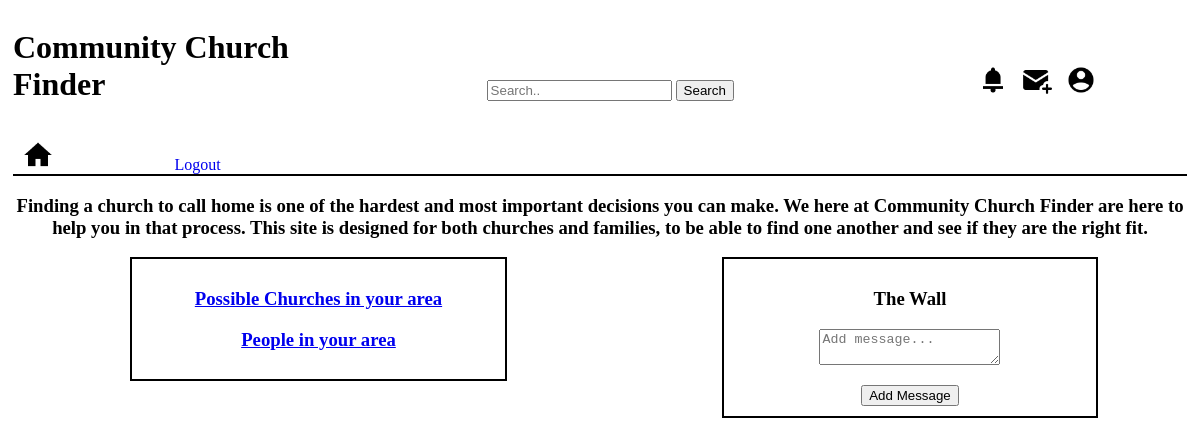
The page /church_home_page on the database as committed earlier.
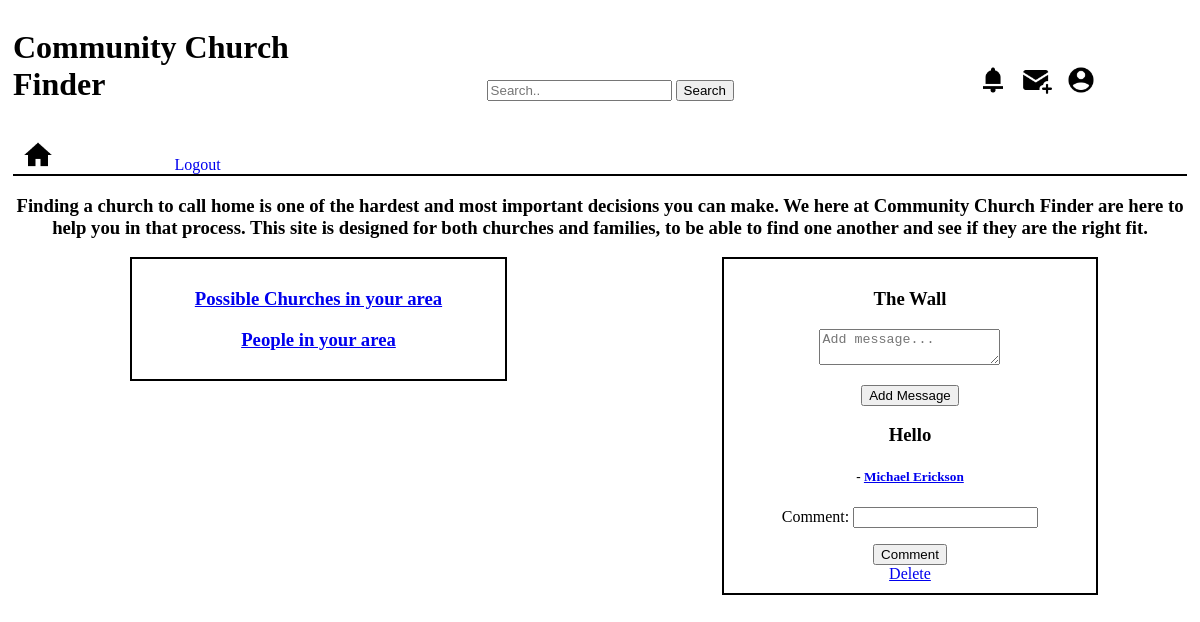
The same page on the database as committed later.
### church_app/models.py (models this page shows)
class UserMessage(models.Model):
    message=models.TextField()
    user= models.ForeignKey(User, related_name='user_message', on_delete=models.CASCADE)
    created_at=models.DateTimeField(auto_now_add=True)
    updated_at=models.DateTimeField(auto_now=True)

class User(models.Model):
    first_name=models.CharField(max_length=255)
    last_name=models.CharField(max_length=255)
    email=models.CharField(max_length=255)
    password=models.CharField(max_length=255)
    age=models.CharField(max_length=20)
    user_address=models.CharField(max_length=255)
    user_city=models.CharField(max_length=255)
    user_state=models.CharField(max_length=2)
    user_email=models.CharField(max_length=255)
    user_facebook=models.CharField(max_length=255)
    user_instagram=models.CharField(max_length=255)
    adults=models.CharField(max_length=255)
    teens=models.CharField(max_length=255)
    kids=models.CharField(max_length=255)
    user_phone=models.CharField(max_length=255)
    denomination=models.CharField(max_length=255)
    church_size=models.CharField(max_length=255)
    student_programs=models.CharField(max_length=255)
    small_groups=models.CharField(max_length=255)
    user_info_other=models.TextField()
    created_at=models.DateTimeField(auto_now_add=True)
    updated_at=models.DateTimeField(auto_now=True)
    objects=UserManager()

### church_app/views.py (the view)
# urls.py: path('church_home_page', views.home_page),
def home_page(request):
    context={
        'all_churches': Church.objects.all(),
        'all_users':User.objects.all(),
        'all_user_messages': UserMessage.objects.all(),
        'all_church_messages': ChurchMessage.objects.all(),
    }
    return render(request, "home_page.html", context)

### church_app/templates/home_page.html (shortened to what this page needs)
<!DOCTYPE html>
<html lang="en">
<head>
    {% load static %}
    <link rel="stylesheet" href="{% static 'home_page.css' %}">
</head>
<body>
<div id="wrapper">
    <div id="top">
        <h1>Community Church Finder</h1>
        <div class="search-container">
            <form action="/action_page.php">
              <input type="text" placeholder="Search.." name="search">
              <button type="submit">Search</button>
            </form>
          </div>
        <img id="nav_icons" src="{% static '/bell.png' %}" alt="notifications">
        <img id="nav_icons" src="{% static '/message.png' %}" alt="messages">
        <a href="/user_profile/{{request.session.user_id}}"><img id="nav_icons" src="{% static '/profile.png' %}" alt="profile"></a>
        <a class="profile" href="/user_home_page"><img id="nav_icons" src="{% static '/home.png' %}" alt="profile"></a>
        <a href="/logout">Logout</a>
    </div>
    <h3>Finding a church to call home is one of the hardest and most important decisions you can make. We here at Community Church Finder are here to help you in that process. This site is designed for both churches and families, to be able to find one another and see if they are the right fit.</h3>
    <div id="top_left">
        <h3><a href="/area_churches">Possible Churches in your area</a></h3>
        <h3><a href="/local_people">People in your area</a></h3>
    </div>
    <div id="top_right">
        <h3>The Wall</h3>
        <form action="/add_message" method="post">
        <p id="add_message"><textarea type="text" name="message" placeholder="Add message..."></textarea></p>
        <input id="submit" type="submit" value="Add Message">
        </form>
        {% for messages in all_user_messages %}
        <div id="messages">
                <h3>{{messages.message}}</h3>
                <h5>- <a href="/user_profile/{{messages.user.id}}">{{messages.user.first_name}} {{messages.user.last_name}}</a></h5>
        </div>
        <div id="comment">
            <form action="/user_add_comment/{{messages.id}}" method="post">
            <p>Comment: <input type="text" name="comment"></p>
            <input type="submit" value="Comment">
            </form>
        </div>
        {% if messages.church.id == request.session.church_id %}
        <a href="/delete/{{messages.id}}">Delete</a>
        {% endif %}
        {% endfor %}
    </div>
</div>
</body>
</html>

Rows that differ between the two databases and show on the page:
added UserMessage: message "Hello", user.first_name "Michael", user.last_name "Erickson"
